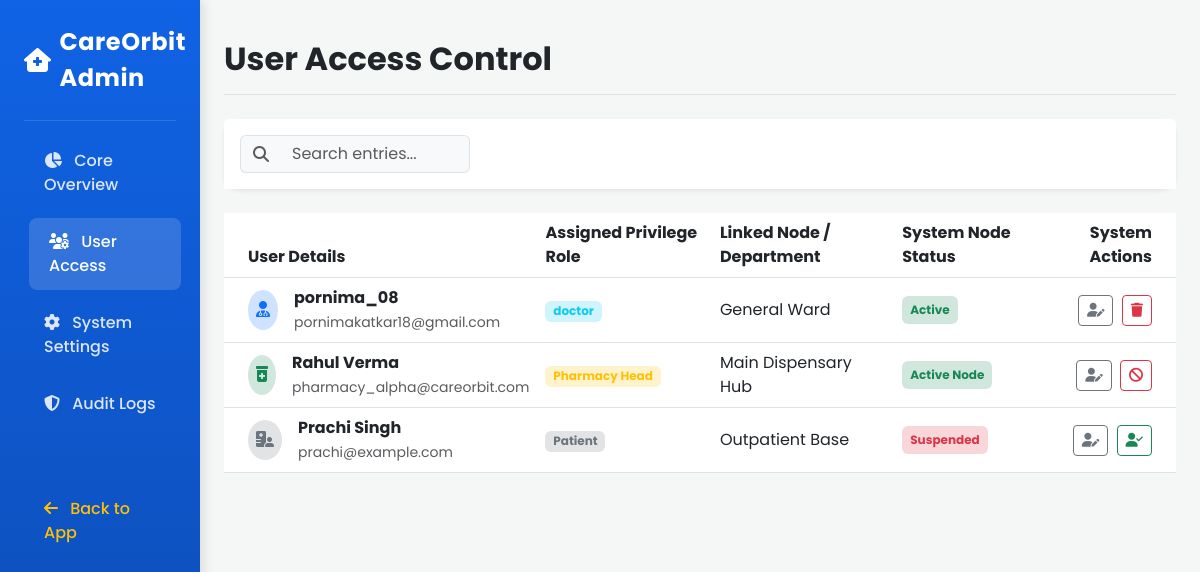
/user-management, run on the app's committed database.
### models.py (models this page shows)
class User(db.Model):
    id = db.Column(db.Integer, primary_key=True)
    full_name = db.Column(db.String(150), nullable=False)
    username = db.Column(db.String(150), unique=True, nullable=False)
    email = db.Column(db.String(150), unique=True, nullable=False)
    phone = db.Column(db.String(15))
    password = db.Column(db.String(255), nullable=False)
    role = db.Column(db.String(50), nullable=False)
    department = db.Column(db.String(100), nullable=True)
    status = db.Column(db.String(50), default="Active")

### app.py (the view)
@app.route("/user-management")
def user_management():
    users = User.query.all()
    return render_template(
        "user_management.html",
        users=users
    )

### templates/user_management.html (shortened to what this page needs)
<!DOCTYPE html>
<html lang="en">
<head>
    <link href="https://cdn.jsdelivr.net/npm/bootstrap@5.3.0/dist/css/bootstrap.min.css" rel="stylesheet">
    <link rel="stylesheet" href="https://cdnjs.cloudflare.com/ajax/libs/font-awesome/6.4.0/css/all.min.css">
</head>
<body>
<div class="container-fluid">
    <div class="row">
        <nav class="col-md-3 col-lg-2 d-md-block sidebar collapse p-4">
            <div class="sidebar-brand d-flex align-items-center mb-4">
                <i class="fa-solid fa-house-medical me-2"></i>
                <span>CareOrbit Admin</span>
            </div>
            <hr class="text-white-50">
            <ul class="nav flex-column gap-1">
                <li class="nav-item">
                    <a class="nav-link" href="/admin-dashboard"><i class="fa-solid fa-chart-pie me-2"></i> Core Overview</a>
                </li>
                <li class="nav-item">
                    <a class="nav-link active" href="#"><i class="fa-solid fa-users-gear me-2"></i> User Access</a>
                </li>
                <li class="nav-item">
                    <a class="nav-link" href="/admin-settings"><i class="fa-solid fa-gear me-2"></i> System Settings</a>
                </li>
                <li class="nav-item">
                    <a class="nav-link" href="#"><i class="fa-solid fa-shield-halved me-2"></i> Audit Logs</a>
                </li>
                <li class="nav-item mt-5">
                    <a class="nav-link text-warning" href="/"><i class="fa-solid fa-arrow-left me-2"></i> Back to App</a>
                </li>
            </ul>
        </nav>
        <main class="col-md-9 ms-sm-auto col-lg-10 px-md-4 py-4">
    <div class="d-flex justify-content-between flex-wrap flex-md-nowrap align-items-center pt-3 pb-2 mb-4 border-bottom">
        <h1 class="h2 fw-bold text-dark">User Access Control</h1>
    </div>
            <div class="card admin-card shadow-sm mb-4">
                <div class="card-header bg-white py-3 border-0 d-flex justify-content-between align-items-center">
                    <form action="{{ url_for('admin_search') }}" method="GET" class="input-group style-group w-25">
    <span class="input-group-text bg-light border-end-0">
        <i class="fa-solid fa-magnifying-glass text-muted"></i>
    </span>
    <input type="text" name="query" class="form-control bg-light border-start-0 small" placeholder="Search entries...">
</form>
                    </div>
                </div>
                <div class="card-body p-0">
                    <div class="table-responsive">
                        <table class="table table-hover align-middle mb-0">
                            <thead>
                                <tr>
                                    <th class="ps-4">User Details</th>
                                    <th>Assigned Privilege Role</th>
                                    <th>Linked Node / Department</th>
                                    <th>System Node Status</th>
                                    <th class="text-end pe-4">System Actions</th>
                                </tr>
                            </thead>
        {% for user in users %}
<tr>
    <td class="ps-4">
        <div class="d-flex align-items-center">
            <div class="bg-primary-subtle text-primary p-2 rounded-circle me-3">
                <i class="fa-solid fa-user-doctor"></i>
            </div>
            <div>
                <strong class="d-block text-dark">{{ user.username }}</strong>
                <span class="text-muted small">{{ user.email }}</span>
            </div>
        </div>
    </td>
    <td><span class="badge bg-info-subtle text-info">{{ user.role }}</span></td>
    <td>General Ward</td>
    <td><span class="badge bg-success-subtle text-success p-2">Active</span></td>
    <td class="text-end pe-4">
        <a href="/edit-user/{{ user.id }}" class="btn btn-sm btn-outline-secondary me-1">
            <i class="fa-solid fa-user-pen"></i>
        </a>
        <a href="/delete-user/{{ user.id }}" class="btn btn-sm btn-outline-danger"
           onclick="return confirm('Are you sure?')">
            <i class="fa-solid fa-trash"></i>
        </a>
    </td>
</tr>
{% endfor %}
                                <tr>
                                    <td class="ps-4">
                                        <div class="d-flex align-items-center">
                                            <div class="bg-success-subtle text-success p-2 rounded-circle me-3">
                                                <i class="fa-solid fa-prescription-bottle-medical"></i>
                                            </div>
                                            <div>
                                                <strong class="d-block text-dark">Rahul Verma</strong>
                                                <span class="text-muted small">pharmacy_alpha@careorbit.com</span>
                                            </div>
                                        </div>
                                    </td>
                                    <td><span class="badge bg-warning-subtle text-warning">Pharmacy Head</span></td>
                                    <td>Main Dispensary Hub</td>
                                    <td><span class="badge bg-success-subtle text-success p-2">Active Node</span></td>
                                    <td class="text-end pe-4">
                                        <button class="btn btn-sm btn-outline-secondary me-1"><i class="fa-solid fa-user-pen"></i></button>
                                        <button class="btn btn-sm btn-outline-danger"><i class="fa-solid fa-ban"></i></button>
                                    </td>
                                </tr>
                                <tr>
                                    <td class="ps-4">
                                        <div class="d-flex align-items-center">
                                            <div class="bg-secondary-subtle text-secondary p-2 rounded-circle me-3">
                                                <i class="fa-solid fa-hospital-user"></i>
                                            </div>
                                            <div>
                                                <strong class="d-block text-dark">Prachi Singh</strong>
                                                <span class="text-muted small">prachi@example.com</span>
                                            </div>
                                        </div>
                                    </td>
                                    <td><span class="badge bg-secondary-subtle text-secondary">Patient</span></td>
                                    <td>Outpatient Base</td>
                                    <td><span class="badge bg-danger-subtle text-danger p-2">Suspended</span></td>
                                    <td class="text-end pe-4">
                                        <button class="btn btn-sm btn-outline-secondary me-1"><i class="fa-solid fa-user-pen"></i></button>
                                        <button class="btn btn-sm btn-outline-success"><i class="fa-solid fa-user-check"></i></button>
                                    </td>
                                </tr>
                        </table>
                    </div>
                </div>
            </div>
    </div>
</body>
</html>

### templates/user_management.html (style rules this page uses)
body { font-family: 'Poppins', sans-serif; background-color: #f4f7f6; }
.sidebar { min-height: 100vh; background: linear-gradient(180deg, #1063e5 0%, #0d4bb3 100%); color: white; box-shadow: 4px 0 10px rgba(0,0,0,0.1); }
.sidebar .nav-link { color: rgba(255, 255, 255, 0.85); font-weight: 500; padding: 12px 20px; border-radius: 8px; transition: all 0.3s ease; margin-bottom: 5px; }
.sidebar .nav-link:hover, .sidebar .nav-link.active { color: white; background-color: rgba(255, 255, 255, 0.15); transform: translateX(5px); }
.sidebar-brand { font-size: 1.5rem; font-weight: 700; letter-spacing: 0.5px; }
.admin-card { border: none; border-radius: 15px; background: white; transition: transform 0.2s ease, box-shadow 0.2s ease; }

### data on the page
User: username "pornima_08", email "pornimakatkar18@gmail.com", role "doctor"
